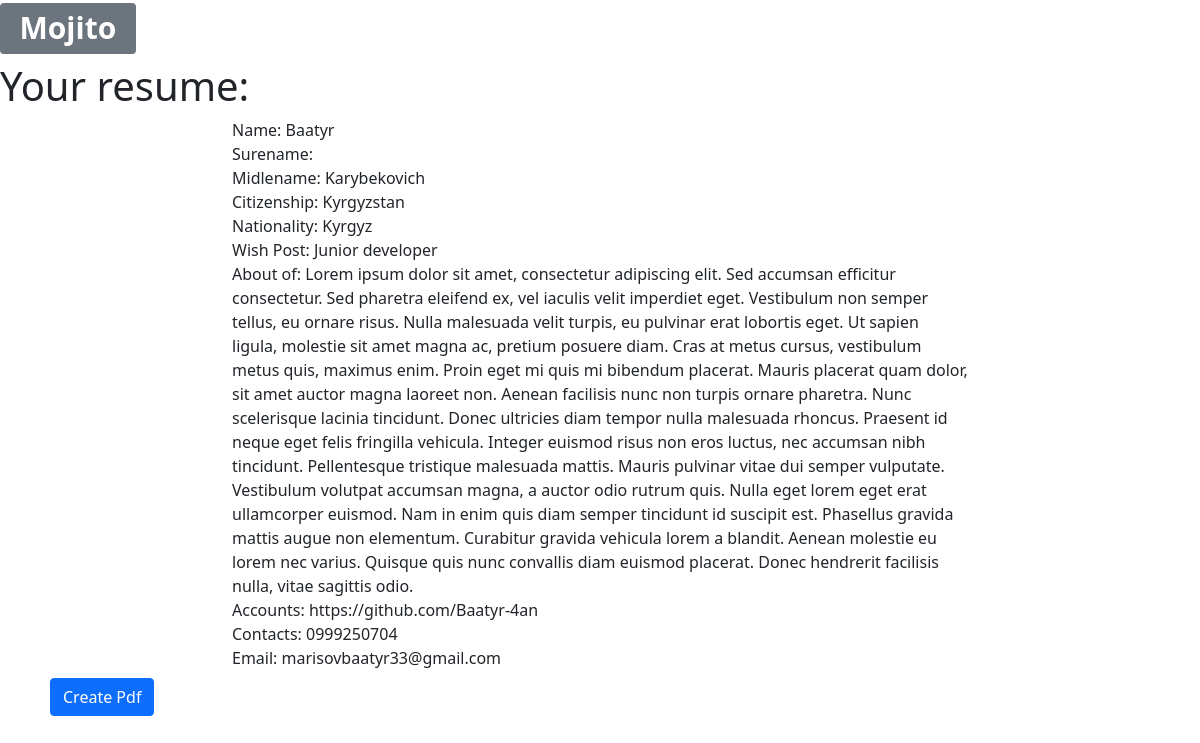
The page /showinfo/ on the database its author committed.
### apps/resume/models.py (models this page shows, shortened)
class Resume(models.Model):
    name = models.CharField(max_length=100, verbose_name='Имя')
    surname = models.CharField(max_length=100, verbose_name='Фамилия')
    midlename = models.CharField(max_length=100, verbose_name='Отчество')
    citizenship = models.CharField(max_length=100, verbose_name='Гражданство')
    nationality = models.CharField(max_length=100, verbose_name='Национальнось', )
    wish_post = models.CharField(max_length=120, verbose_name='Желаемая должность')
    about_yourself = models.TextField(blank=True, null=True)
    accounts = models.URLField(blank=True, null=True)
    email = models.EmailField(max_length=200, verbose_name='E-mail')
    contacts = models.CharField(max_length=10, verbose_name='Номер')

### apps/resume/views.py (the view)
# urls.py: path('showinfo/', views.show_resume, name='show_resume'),
def show_resume(request):
   resume = Resume.objects.all()
   context = {
      'resume': resume
   }
   return render(request, 'pdf/showinfo.html', locals())

### apps/resume/templates/pdf/showinfo.html (shortened to what this page needs)
<!doctype html>
<html lang="en">
<head>
    <link href="https://cdn.jsdelivr.net/npm/bootstrap@5.1.1/dist/css/bootstrap.min.css" rel="stylesheet"
>
    <h1><span class="badge bg-secondary">Mojito</span></h1>
</head>
<body>
    <h1>Your resume:</h1>
    <div class="container">
        <div class="row justify-content-center">
            <div class="col-md-8">
                        {% for i in resume %}
                            <tr class='success'>
                            <td>Name: {{ i.name }}<br></td>
                            <td>Surename: {{ i.surename }}<br></td>
                            <td>Midlename: {{ i.midlename }}<br></td>
                            <td>Citizenship: {{i.citizenship }}<br></td>
                            <td>Nationality: {{ i.nationality }}<br></td>
                            <td>Wish Post: {{ i.wish_post }}<br></td>
                            <td>About of: {{ i.about_yourself }}<br></td>
                            <td>Accounts: {{ i.accounts }}<br></td>
                            <td>Contacts: {{ i.contacts }}<br></td>
                            <td>Email: {{ i.email }}<br></td>
                            </tr>
                        {% endfor %}
            </div>
        </div>
        <a class="btn btn-primary m-2" href="{% url 'create-pdf' %}">Create Pdf</a>
    </div>
</body>
</html>

### rows shown on the page
Resume: name "Baatyr", midlename "Karybekovich", citizenship "Kyrgyzstan", nationality "Kyrgyz", wish_post "Junior developer", about_yourself "Lorem ipsum dolor sit amet, consectetur adipiscing elit. Sed accumsan efficitur consectetur. Sed pharetra eleifend ex, vel iaculis velit imperdiet eget. Vestibulum non semper tellus, eu ornare risus. Nulla malesuada velit turpis, eu pulvinar erat lobortis eget. Ut sapien ligula, molestie sit amet magna ac, pretium posuere diam. Cras at metus cursus, vestibulum metus quis, maximus enim. Proin eget mi quis mi bibendum placerat. Mauris placerat quam dolor, sit amet auctor magna laoreet non. Aenean facilisis nunc non turpis ornare pharetra. Nunc scelerisque lacinia tincidunt. Donec ultricies diam tempor nulla malesuada rhoncus. Praesent id neque eget felis fringilla vehicula. Integer euismod…", accounts "https://github.com/Baatyr-4an", contacts "0999250704", email "marisovbaatyr33@gmail.com"
